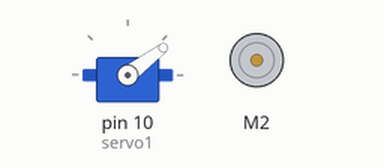
Simulated run of this sketch. Board: Arduino Uno, built with avr-gcc and run on an emulated ATmega328P. On the bench: servo, DC motor (green arrow = forward, orange = backward, longer = faster). What the sketch prints to the serial monitor is not drawn.

Above: at 0.05 s.
At 0.15 s:
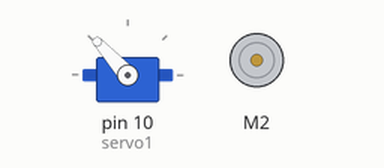
At 0.25 s:
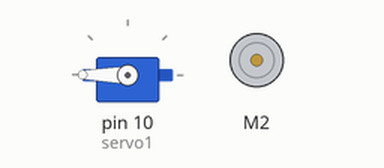
Timing chart, 0 to 3.0 s (numbered marks = the images above):
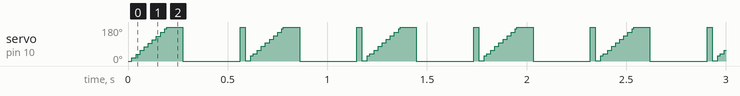

The sketch:

MotorParty.ino
```cpp
// (licence header left out)
#include <AFMotor.h>
#include <Servo.h>

// DC motor on M2
AF_DCMotor motor(2);
// DC hobby servo
Servo servo1;
// Stepper motor on M3+M4 48 steps per revolution
AF_Stepper stepper(48, 2);

void setup() {
  Serial.begin(9600);           // set up Serial library at 9600 bps
  Serial.println("Motor party!");

  // turn on servo
  servo1.attach(10);

}

int i;

// Test the DC motor, stepper and servo ALL AT ONCE!
void loop() {
  for (i=0; i<255; i++) {
    servo1.write(i);
    delay(1);
 }

  for (i=255; i!=0; i--) {
    servo1.write(i-255);
    delay(1);
 }

  motor.run(BACKWARD);
  for (i=0; i<255; i++) {
    servo1.write(i);
  }

  for (i=255; i!=0; i--) {
    servo1.write(i-255);
 }
}
```

Measured:
- by itself, servo on pin 10 (servo1): ramps from 0° to 180° and jumps back, once every 0.29 s
